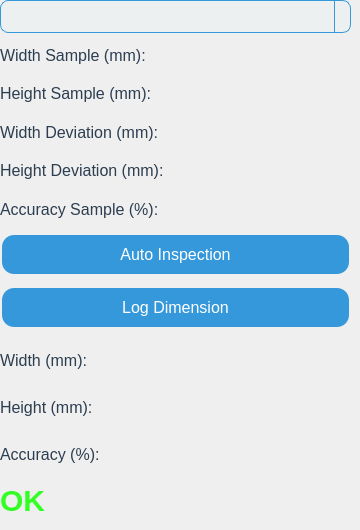
    <widget class="QWidget" name="tabInspection">
     <attribute name="title">
      <string>Inspection</string>
     </attribute>
     <widget class="QWidget" name="widget_2" native="true">
      <property name="geometry">
       <rect>
        <x>0</x>
        <y>0</y>
        <width>351</width>
        <height>331</height>
       </rect>
      </property>
      <property name="styleSheet">
       <string notr="true"/>
      </property>
      <layout class="QVBoxLayout" name="verticalLayout">
       <item>
        <widget class="QComboBox" name="cbb_NameSm">
         <property name="font">
          <font>
           <pointsize>-1</pointsize>
           <bold>true</bold>
          </font>
         </property>
         <property name="styleSheet">
          <string notr="true">QComboBox {
    border: 1px solid #3498db;
    border-radius: 8px;
    padding: 5px;
    font-size: 16px;
    background-color: #ecf0f1;
}

QComboBox::drop-down {
    border-left: 1px solid #3498db;
}

QComboBox::down-arrow {
    image: url(:/down_arrow.png); /* Replace with your icon */
}

QComboBox QAbstractItemView {
    border: 1px solid #3498db;
    selection-background-color: #3498db;
    selection-color: white;
}</string>
         </property>
        </widget>
       </item>
       <item>
        <layout class="QHBoxLayout" name="horizontalLayout">
         <item>
          <widget class="QLabel" name="label_4">
           <property name="styleSheet">
            <string notr="true">QLabel {
    color: #2c3e50;
    font-size: 16px;
}

QLabel#title {
    font-size: 24px;
    font-weight: bold;
    color: #2980b9;
}</string>
           </property>
           <property name="text">
            <string>Width Sample (mm):</string>
           </property>
          </widget>
         </item>
         <item>
          <widget class="QLabel" name="lb_InWidthSample">
           <property name="styleSheet">
            <string notr="true">QLabel {
    color: #2c3e50;
    font-size: 16px;
}

QLabel#title {
    font-size: 24px;
    font-weight: bold;
    color: #2980b9;
}</string>
           </property>
           <property name="text">
            <string/>
           </property>
          </widget>
         </item>
        </layout>
       </item>
       <item>
        <layout class="QHBoxLayout" name="horizontalLayout_2">
         <item>
          <widget class="QLabel" name="label_5">
           <property name="styleSheet">
            <string notr="true">QLabel {
    color: #2c3e50;
    font-size: 16px;
}

QLabel#title {
    font-size: 24px;
    font-weight: bold;
    color: #2980b9;
}</string>
           </property>
           <property name="text">
            <string>Height Sample (mm):</string>
           </property>
          </widget>
         </item>
         <item>
          <widget class="QLabel" name="lb_IHeightSample">
           <property name="styleSheet">
            <string notr="true">QLabel {
    color: #2c3e50;
    font-size: 16px;
}

QLabel#title {
    font-size: 24px;
    font-weight: bold;
    color: #2980b9;
}</string>
           </property>
           <property name="text">
            <string/>
           </property>
          </widget>
         </item>
        </layout>
       </item>
       <item>
        <layout class="QHBoxLayout" name="horizontalLayout_3">
         <item>
          <widget class="QLabel" name="label_6">
           <property name="styleSheet">
            <string notr="true">QLabel {
    color: #2c3e50;
    font-size: 16px;
}

QLabel#title {
    font-size: 24px;
    font-weight: bold;
    color: #2980b9;
}</string>
           </property>
           <property name="text">
            <string>Width Deviation (mm):</string>
           </property>
          </widget>
         </item>
         <item>
          <widget class="QLabel" name="lb_InWidthDeviation">
           <property name="styleSheet">
            <string notr="true">QLabel {
    color: #2c3e50;
    font-size: 16px;
}

QLabel#title {
    font-size: 24px;
    font-weight: bold;
    color: #2980b9;
}</string>
           </property>
           <property name="text">
            <string/>
           </property>
          </widget>
         </item>
        </layout>
       </item>
       <item>
        <layout class="QHBoxLayout" name="horizontalLayout_4">
         <item>
          <widget class="QLabel" name="label_7">
           <property name="styleSheet">
            <string notr="true">QLabel {
    color: #2c3e50;
    font-size: 16px;
}

QLabel#title {
    font-size: 24px;
    font-weight: bold;
    color: #2980b9;
}</string>
           </property>
           <property name="text">
            <string>Height Deviation (mm):</string>
           </property>
          </widget>
         </item>
         <item>
          <widget class="QLabel" name="lb_InHeightDeviation">
           <property name="styleSheet">
            <string notr="true">QLabel {
    color: #2c3e50;
    font-size: 16px;
}

QLabel#title {
    font-size: 24px;
    font-weight: bold;
    color: #2980b9;
}</string>
           </property>
           <property name="text">
            <string/>
           </property>
          </widget>
         </item>
        </layout>
       </item>
       <item>
        <layout class="QHBoxLayout" name="horizontalLayout_5">
         <item>
          <widget class="QLabel" name="label_19">
           <property name="styleSheet">
            <string notr="true">QLabel {
    color: #2c3e50;
    font-size: 16px;
}

QLabel#title {
    font-size: 24px;
    font-weight: bold;
    color: #2980b9;
}</string>
           </property>
           <property name="text">
            <string>Accuracy Sample (%):</string>
           </property>
          </widget>
         </item>
         <item>
          <widget class="QLabel" name="lb_InAccuracySample">
           <property name="styleSheet">
            <string notr="true">QLabel {
    color: #2c3e50;
    font-size: 16px;
}

QLabel#title {
    font-size: 24px;
    font-weight: bold;
    color: #2980b9;
}</string>
           </property>
           <property name="text">
            <string/>
           </property>
          </widget>
         </item>
        </layout>
       </item>
       <item>
        <widget class="QPushButton" name="bt_Start">
         <property name="styleSheet">
          <string notr="true">QPushButton {
    background-color: #3498db;
    border: none;
    color: white;
    padding: 10px 20px;
    text-align: center;
    text-decoration: none;
    font-size: 16px;
    margin: 4px 2px;
    transition-duration: 0.4s;
    cursor: pointer;
    border-radius: 12px;
}

QPushButton:hover {
    background-color: #2980b9;
    box-shadow: 0 5px 15px rgba(0, 0, 0, 0.3);
}

QPushButton:pressed {
    background-color: #2980b9;
    box-shadow: 0 5px 15px rgba(0, 0, 0, 0.3);
    transform: translateY(2px);
}</string>
         </property>
         <property name="text">
          <string>Auto Inspection</string>
         </property>
        </widget>
       </item>
       <item>
        <widget class="QPushButton" name="bt_InLog">
         <property name="styleSheet">
          <string notr="true">QPushButton {
    background-color: #3498db;
    border: none;
    color: white;
    padding: 10px 20px;
    text-align: center;
    text-decoration: none;
    font-size: 16px;
    margin: 4px 2px;
    transition-duration: 0.4s;
    cursor: pointer;
    border-radius: 12px;
}

QPushButton:hover {
    background-color: #2980b9;
    box-shadow: 0 5px 15px rgba(0, 0, 0, 0.3);
}

QPushButton:pressed {
    background-color: #2980b9;
    box-shadow: 0 5px 15px rgba(0, 0, 0, 0.3);
    transform: translateY(2px);
}</string>
         </property>
         <property name="text">
          <string>Log Dimension</string>
         </property>
        </widget>
       </item>
      </layout>
     </widget>
     <widget class="QWidget" name="widget_3" native="true">
      <property name="geometry">
       <rect>
        <x>0</x>
        <y>340</y>
        <width>351</width>
        <height>181</height>
       </rect>
      </property>
      <property name="styleSheet">
       <string notr="true"/>
      </property>
      <layout class="QVBoxLayout" name="verticalLayout_2">
       <item>
        <layout class="QHBoxLayout" name="horizontalLayout_6">
         <item>
          <widget class="QLabel" name="label_8">
           <property name="styleSheet">
            <string notr="true">QLabel {
    color: #2c3e50;
    font-size: 16px;
}

QLabel#title {
    font-size: 24px;
    font-weight: bold;
    color: #2980b9;
}</string>
           </property>
           <property name="text">
            <string>Width (mm):</string>
           </property>
          </widget>
         </item>
         <item>
          <widget class="QLabel" name="lb_InWidthcur">
           <property name="styleSheet">
            <string notr="true">QLabel {
    color: #2c3e50;
    font-size: 16px;
}

QLabel#title {
    font-size: 24px;
    font-weight: bold;
    color: #2980b9;
}</string>
           </property>
           <property name="text">
            <string/>
           </property>
          </widget>
         </item>
        </layout>
       </item>
       <item>
        <layout class="QHBoxLayout" name="horizontalLayout_7">
         <item>
          <widget class="QLabel" name="label_9">
           <property name="styleSheet">
            <string notr="true">QLabel {
    color: #2c3e50;
    font-size: 16px;
}

QLabel#title {
    font-size: 24px;
    font-weight: bold;
    color: #2980b9;
}</string>
           </property>
           <property name="text">
            <string>Height (mm):</string>
           </property>
          </widget>
         </item>
         <item>
          <widget class="QLabel" name="lb_InHeightcur">
           <property name="styleSheet">
            <string notr="true">QLabel {
    color: #2c3e50;
    font-size: 16px;
}

QLabel#title {
    font-size: 24px;
    font-weight: bold;
    color: #2980b9;
}</string>
           </property>
           <property name="text">
            <string/>
           </property>
          </widget>
         </item>
        </layout>
       </item>
       <item>
        <layout class="QHBoxLayout" name="horizontalLayout_8">
         <item>
          <widget class="QLabel" name="label_10">
           <property name="styleSheet">
            <string notr="true">QLabel {
    color: #2c3e50;
    font-size: 16px;
}

QLabel#title {
    font-size: 24px;
    font-weight: bold;
    color: #2980b9;
}</string>
           </property>
           <property name="text">
            <string>Accuracy (%):</string>
           </property>
          </widget>
         </item>
         <item>
          <widget class="QLabel" name="lb_Accuracy">
           <property name="styleSheet">
            <string notr="true">QLabel {
    color: #2c3e50;
    font-size: 16px;
}

QLabel#title {
    font-size: 24px;
    font-weight: bold;
    color: #2980b9;
}</string>
           </property>
           <property name="text">
            <string/>
           </property>
          </widget>
         </item>
        </layout>
       </item>
       <item>
        <widget class="QLabel" name="lb_okng">
         <property name="font">
          <font>
           <pointsize>-1</pointsize>
           <bold>true</bold>
          </font>
         </property>
         <property name="styleSheet">
          <string notr="true">QLabel {
    color: #2c3e50;
	color: rgb(50, 255, 35);
    font-size: 30px;
}

QLabel#title {
    font-size: 24px;
    font-weight: bold;
    color: #2980b9;
}</string>
         </property>
         <property name="text">
          <string>OK</string>
         </property>
        </widget>
       </item>
      </layout>
     </widget>
    </widget>
